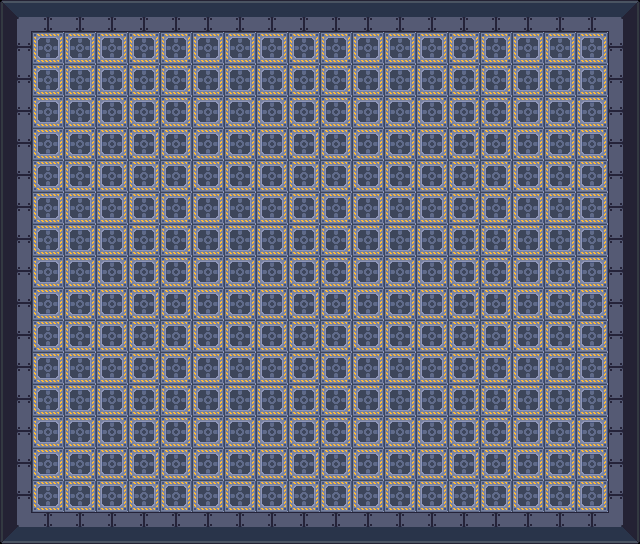

The image is a tile-based game level rendered from a .tmx file. Its description and complete source (layers, tilesets, objects, tile grids) follow:
An orthogonal 20x17 tile map with 32x32 px tiles, 1 tile layer (path), 2 tilesets, 1 image layer and 4 objects (3x starting_point, orb).

<map version="1.10" tiledversion="1.11.2" orientation="orthogonal" renderorder="right-down" width="20" height="17" tilewidth="32" tileheight="32" infinite="0" nextlayerid="12" nextobjectid="16">
 <tileset firstgid="1" name="map" tilewidth="32" tileheight="32" tilecount="340" columns="20">
  <image source="map.png" width="640" height="544" />
 </tileset>
 <tileset firstgid="341" source="a.tsx" />
 <imagelayer id="5" name="background" locked="1">
  <image source="map.png" width="640" height="544" />
 </imagelayer>
 <layer id="6" name="path" width="20" height="17">
  <properties>
   <property name="placable" type="bool" value="true" />
  </properties>
  <data encoding="csv">
0,0,0,0,0,0,0,0,0,0,0,0,0,0,0,0,0,0,0,0,
0,391,391,391,391,391,391,391,391,391,391,391,391,391,391,391,391,391,391,0,
0,391,391,391,391,391,391,391,391,391,391,391,391,391,391,391,391,391,391,0,
0,391,391,391,391,391,391,391,391,391,391,391,391,391,391,391,391,391,391,0,
0,391,391,391,391,391,391,391,391,391,391,391,391,391,391,391,391,391,391,0,
0,391,391,391,391,391,391,391,391,391,391,391,391,391,391,391,391,391,391,0,
0,391,391,391,391,391,391,391,391,391,391,391,391,391,391,391,391,391,391,0,
0,391,391,391,391,391,391,391,391,391,391,391,391,391,391,391,391,391,391,0,
0,391,391,391,391,391,391,391,391,391,391,391,391,391,391,391,391,391,391,0,
0,391,391,391,391,391,391,391,391,391,391,391,391,391,391,391,391,391,391,0,
0,391,391,391,391,391,391,391,391,391,391,391,391,391,391,391,391,391,391,0,
0,391,391,391,391,391,391,391,391,391,391,391,391,391,391,391,391,391,391,0,
0,391,391,391,391,391,391,391,391,391,391,391,391,391,391,391,391,391,391,0,
0,391,391,391,391,391,391,391,391,391,391,391,391,391,391,391,391,391,391,0,
0,391,391,391,391,391,391,391,391,391,391,391,391,391,391,391,391,391,391,0,
0,391,391,391,391,391,391,391,391,391,391,391,391,391,391,391,391,391,391,0,
0,0,0,0,0,0,0,0,0,0,0,0,0,0,0,0,0,0,0,0
</data>
 </layer>
 <objectgroup id="11" name="ol">
  <object id="8" name="sa" type="starting_point" x="327" y="521.75" width="16" height="16.75">
   <properties>
    <property name="startingPoint" type="bool" value="true" />
   </properties>
  </object>
  <object id="12" name="sa" type="starting_point" x="615.333" y="265.167" width="17" height="13.5">
   <properties>
    <property name="startingPoint" type="bool" value="true" />
   </properties>
  </object>
  <object id="13" name="sa" type="starting_point" x="23" y="273" width="1" height="1">
   <properties>
    <property name="startingPoint" type="bool" value="true" />
   </properties>
  </object>
  <object id="14" name="orb" type="orb" x="339.531" y="264.523" width="1" height="1" rotation="341.061">
   <properties>
    <property name="startingPoint" type="bool" value="true" />
   </properties>
  </object>
 </objectgroup>
</map>